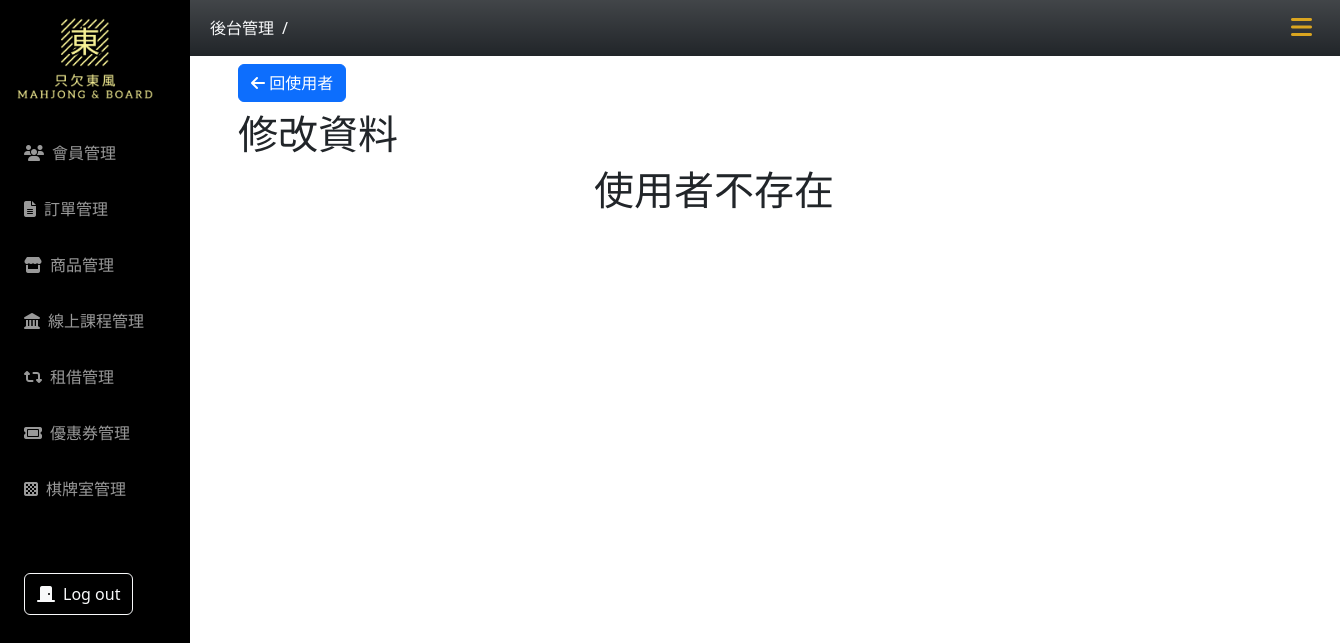
/owner-list/user-edit.php, run on an earlier commit of the app's database.
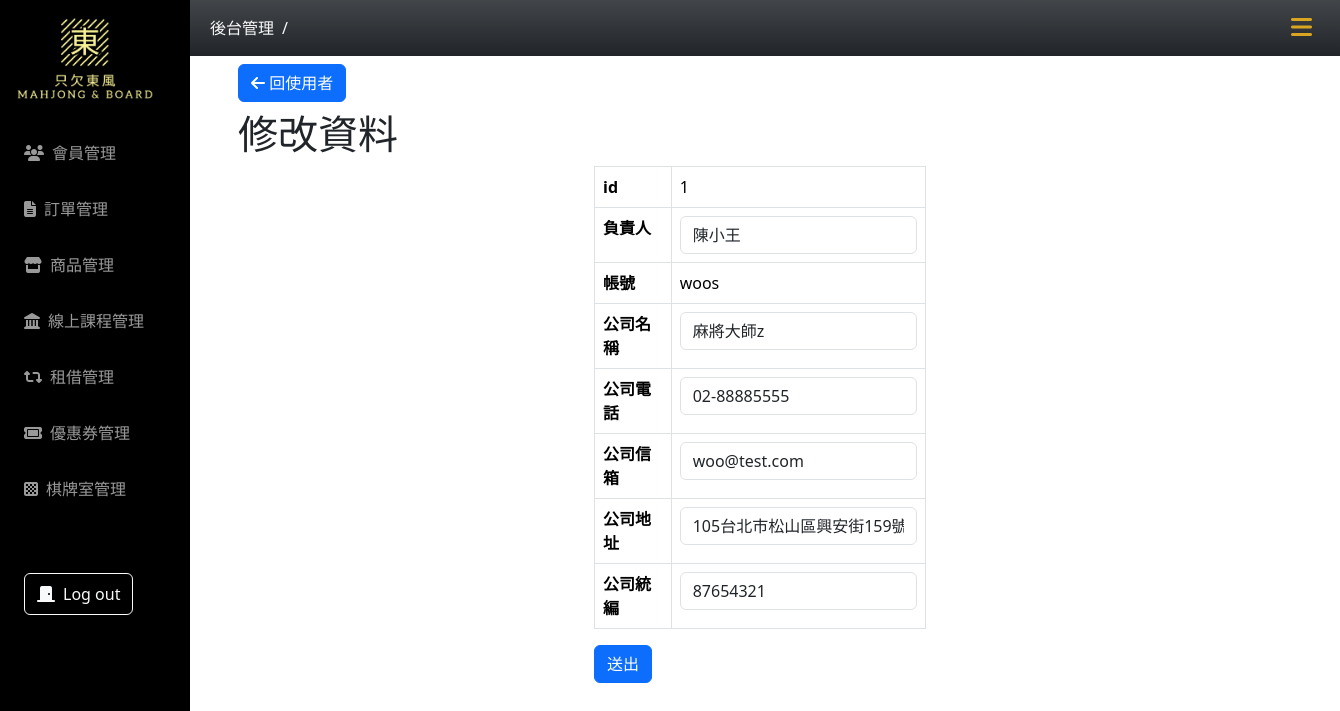
And on a later commit of the database.
### tables this page shows
CREATE TABLE `owner` (
  `id` int(11) NOT NULL,
  `member_type` text NOT NULL DEFAULT '企業會員',
  `account` varchar(50) NOT NULL,
  `password` varchar(255) NOT NULL DEFAULT '12345',
  `company_name` varchar(100) NOT NULL,
  `company_phone` varchar(20) NOT NULL,
  `fax_phone` varchar(20) DEFAULT NULL,
  `company_email` varchar(100) NOT NULL,
  `company_address` varchar(255) NOT NULL,
  `responsible_person` varchar(50) NOT NULL,
  `tax_ID_number` text NOT NULL,
  `created_at` timestamp NOT NULL DEFAULT current_timestamp(),
  `valid` text NOT NULL DEFAULT '1'
);

### owner-list/user-edit.php (the view, shortened to what this page needs)
<?php
if (!isset($_GET["id"])) {
  $id = 1;
} else {
  $id = $_GET["id"];
}
require_once("../db_connect_mahjong.php");
$sql = "SELECT * FROM owner WHERE id = $id AND valid = 1";
$result = $conn->query($sql);
$row = $result->fetch_assoc();
if ($result->num_rows > 0) {
  $userExit = true;
} else {
  $userExit = false;
}
?>
<!doctype html>
<html lang="en">
<head>
  <?php include("../css-mahjong.php") ?>
</head>
<body>
  <?php include("../nav.php") ?>
  <div class="container main-content px-5">
    <div class="py-2">
      <a class="btn btn-primary" href="user.php?id=<?= $id ?>"><i class=" fa-solid fa-arrow-left"></i> 回使用者
      </a>
    </div>
    <div class="row justify-content-center">
      <h1>修改資料</h1>
      <div class="col-lg-4">
        <?php if ($userExit) : ?>
          <form action="doUpdateUser.php" method="post">
            <table class="table table-bordered">
              <tr>
                <th>id</th>
                <td>
                  <?= $row["id"] ?></td>
              </tr>
              <tr>
                <th>負責人</th>
                <td><input type="text" class="form-control" name="responsible_person" value="<?= $row["responsible_person"] ?>"></td>
              </tr>
              <tr>
                <th>帳號</th>
                <td><?= $row["account"] ?></td>
              </tr>
              <tr>
                <th>公司名稱</th>
                <td><input type="text" class="form-control" name="company_name" value="<?= $row["company_name"] ?>"></td>
              </tr>
              <tr>
                <th>公司電話</th>
                <td><input type="tel" class="form-control" name="company_phone" value="<?= $row["company_phone"] ?>"></td>
              </tr>
              <tr>
                <th>公司信箱</th>
                <td><input type="email" class="form-control" name="company_email" value="<?= $row["company_email"] ?>"></td>
              </tr>
              <tr>
                <th>公司地址</th>
                <td><input type="text" class="form-control" name="company_address" value="<?= $row["company_address"] ?>"></td>
              </tr>
              <tr>
                <th>公司統編</th>
                <td><input type="text" class="form-control" name="tax_ID_number" value="<?= $row["tax_ID_number"] ?>"></td>
              </tr>
            </table>
            <button class="btn btn-primary" type="submit">送出</button>
          </form>
        <?php else : ?>
          <h1>使用者不存在</h1>
        <?php endif; ?>
      </div>
    </div>
  </div>
</body>
</html>

What changed in the data, as far as the page shows it:
added owner: id "1", responsible_person "陳小王", account "woos", company_name "麻將大師z", company_phone "02-88885555", company_email "woo@test.com", company_address "105台北市松山區興安街159號", tax_ID_number "87654321"
Also different on the page:
text no longer shown: "使用者不存在"
text now shown: "id 負責人 帳號 公司名稱 公司電話 公司信箱 公司地址 公司統編 送出"
